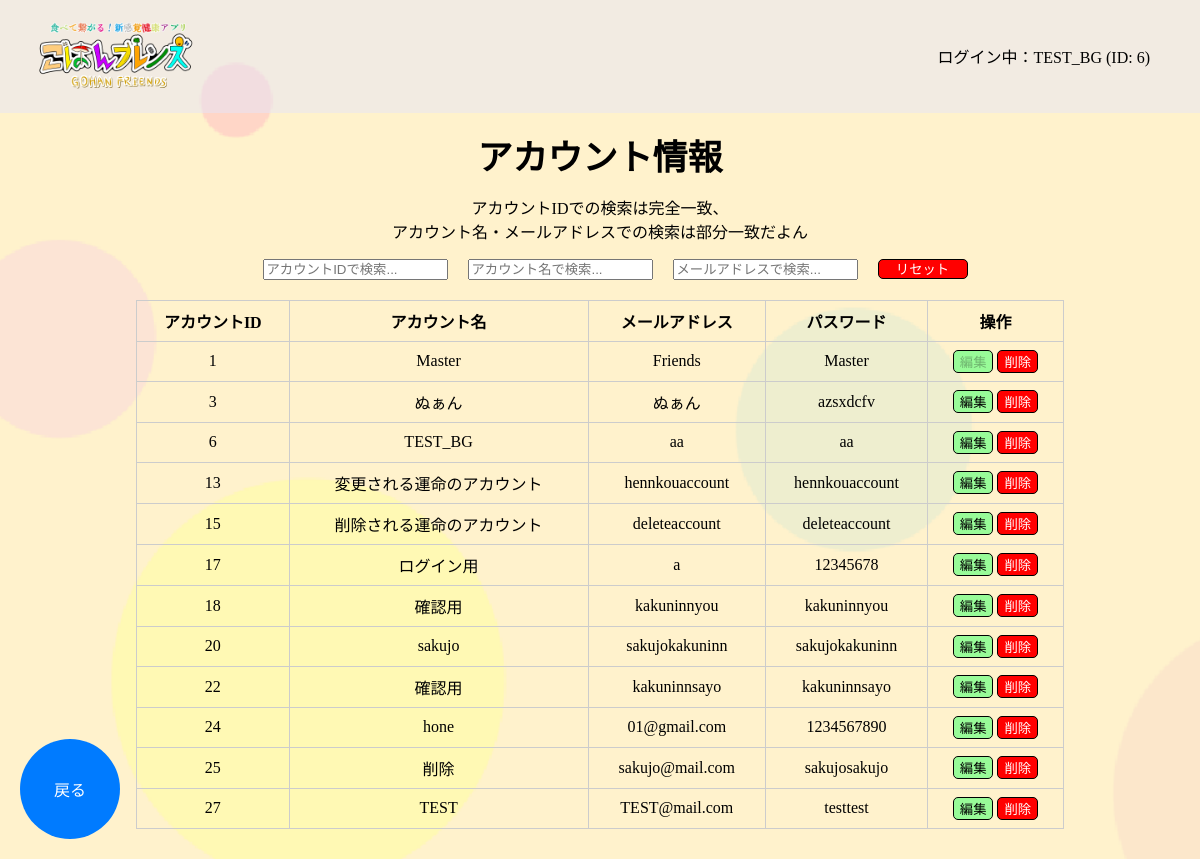
Screenshot of /master/account_look (signed in) with the database file from the repository.
### tables this page shows
CREATE TABLE ACCOUNT (
                        ACCOUNT_ID INTEGER PRIMARY KEY AUTOINCREMENT,
                        ACCOUNT_NAME TEXT NOT NULL,
                        MAIL TEXT NOT NULL,
                        PASS TEXT NOT NULL
                    );

### app.py (the view)
@app.route('/master/account_look')
def account_look():
    if 'account_name' in session:
        conn = get_db()
        cur = conn.cursor()
        cur.execute("SELECT ACCOUNT_ID, ACCOUNT_NAME, MAIL, PASS FROM ACCOUNT")
        accounts = cur.fetchall()
        cur.close()
        conn.close()
        return render_template('master/account_look.html', accounts=accounts)

### app.py (called while the page is built)
def get_db():
    conn = sqlite3.connect(DATABASE)
    return conn

@app.context_processor
def inject_account_info():
    return {
        'account_name': session.get('account_name'),
        'account_id': session.get('account_id')
    }

### templates/master/account_look.html (shortened to what this page needs)
{% extends 'base.html' %}
{% block content %}
<div class="main-contents">
    <p class="main-text">アカウント情報<br><div class="txt-center">アカウントIDでの検索は完全一致、<br>アカウント名・メールアドレスでの検索は部分一致だよん</div></p>
    <div style="display: flex; justify-content: center; align-items: center; margin-bottom: 20px;">
        <input type="text" id="searchAccountId" placeholder="アカウントIDで検索..." oninput="searchAccounts()">
        <input type="text" id="searchAccountName" placeholder="アカウント名で検索..." oninput="searchAccounts()">
        <input type="text" id="searchEmail" placeholder="メールアドレスで検索..." oninput="searchAccounts()">
        <button id="resetButton" type="button" onclick="resetSearch()" class="reset-button">リセット</button>
    </div>
    <div class="table-container">
        <table>
            <tr>
                <th>アカウントID</th>
                <th>アカウント名</th>
                <th>メールアドレス</th>
                <th>パスワード</th>
                <th>操作</th>
            </tr>
            {% for account in accounts %}
            <tr>
                <td>{{ account[0] }}</td>
                <td data-original="{{ account[1] }}">{{ account[1] }}</td>
                <td data-original="{{ account[2] }}">{{ account[2] }}</td>
                <td data-original="{{ account[3] }}">{{ account[3] }}</td>
                <td>
                    {% if account[0] == 1 %}
                    <button class="edit-button" type="button" disabled>編集</button>
                    <button class="delete-button" type="button" disabled>削除</button>
                    {% else %}
                    <button class="edit-button" type="button"
                        onclick="editRow(this.parentElement.parentElement)">編集</button>
                    <button class="delete-button" type="button"
                        onclick="showDeleteConfirmation(this.parentElement.parentElement)">削除</button>
                    {% endif %}
                </td>
            </tr>
            {% endfor %}
        </table>
    </div>
    <div class="back-button-container">
        <button id="back-button" onclick="location.href='{{ url_for('mainmenu') }}';" class="back-button">戻る</button>
    </div>
</div>
{% endblock %}

### templates/base.html (shortened to what this page needs)
<!DOCTYPE html>
<html lang="ja">
<head>
    <link rel="stylesheet" href="../../static/css/style.css">
</head>
<body background="{{ url_for('static', filename='img/background.png') }}" class="kabegami">
    <header class="clearfix">
        <img src="{{ url_for('static', filename='img/title.png') }}" class="header-logo">
    </header>
    <main>
        <div class="container">
            {% if account_name and account_id %}
                <p>ログイン中：{{ account_name }} (ID: {{ account_id }})</p>
            {% endif %}
        </div>
        {% block content %}{% endblock %}
    </main>
</body>
</html>

### static/css/style.css (style rules this page uses)
html, body { margin: 0; padding: 0; box-sizing: border-box; height: 100%; }
.kabegami { background-size: cover; }
header { display: flex; align-items: center; background-color: rgb(230,230,250,0.5); }
.header-logo { width: 200px; margin-left: 20px; margin-right: 20px; }
.clearfix::after { content: ""; clear: both; display: table; }
.container { display: flex; justify-content: right; align-items: center; height: 100%; padding-right: 10px; margin-top: -85px; margin-right:40px; }
.back-button-container { position: fixed; bottom: 20px; left: 20px; }
.back-button-container button { width: 100px; height: 100px; border-radius: 50%; border: none; background-color: #007BFF; color: white; font-size: 16px; display: flex; justify-content: center; align-items: center; cursor: pointer; transition: background-color 0.3s; }
.main-contents { padding-top: 70px; }
.reset-button { height:20px; width:90px; margin-left:20px; background-color:red; color:white; border-radius:5px; border: 1px solid black; line-height: 5px; text-align: center; cursor:pointer; }
.main-text { text-align: center; margin-top: -25px; margin-bottom: 15px; font-size: 35px; font-weight: bold; }
input { margin-left: 30px; }
.table-container { display: flex; justify-content: center; margin: 20px; }
table { border-collapse: collapse; width: 80%; }
.table-container table { margin-bottom: 30px; }
th, td { border: 1px solid #ccc; padding: 8px; text-align: center; }
#searchAccountName { margin-left:20px; }
#searchEmail { margin-left:20px; }
.txt-center { text-align: center; }
.edit-button { border-radius: 5px; background-color:palegreen; height:auto; min-width: auto; border: 1px solid black; display: inline-block; cursor: pointer; }
.delete-button { color:white; border-radius: 5px; background-color:red; height:auto; min-width: auto; border: 1px solid black; display: inline-block; cursor: pointer; }

### rows the page displays
ACCOUNT: ACCOUNT_NAME "TEST_BG", ACCOUNT_ID "6", MAIL "aa", PASS "aa", shows "編集"
ACCOUNT: ACCOUNT_ID "1", ACCOUNT_NAME "Master", MAIL "Friends", PASS "Master", shows "編集"
ACCOUNT: ACCOUNT_ID "3", ACCOUNT_NAME "ぬぁん", MAIL "ぬぁん", PASS "azsxdcfv", shows "編集"
ACCOUNT: ACCOUNT_ID "13", ACCOUNT_NAME "変更される運命のアカウント", MAIL "hennkouaccount", PASS "hennkouaccount", shows "編集"
ACCOUNT: ACCOUNT_ID "15", ACCOUNT_NAME "削除される運命のアカウント", MAIL "deleteaccount", PASS "deleteaccount", shows "編集"
ACCOUNT: ACCOUNT_ID "17", ACCOUNT_NAME "ログイン用", MAIL "a", PASS "12345678", shows "編集"
ACCOUNT: ACCOUNT_ID "18", ACCOUNT_NAME "確認用", MAIL "kakuninnyou", PASS "kakuninnyou", shows "編集"
ACCOUNT: ACCOUNT_ID "20", ACCOUNT_NAME "sakujo", MAIL "sakujokakuninn", PASS "sakujokakuninn", shows "編集"
ACCOUNT: ACCOUNT_ID "22", ACCOUNT_NAME "確認用", MAIL "kakuninnsayo", PASS "kakuninnsayo", shows "編集"
ACCOUNT: ACCOUNT_ID "24", ACCOUNT_NAME "hone", MAIL "01@gmail.com", PASS "1234567890", shows "編集"
ACCOUNT: ACCOUNT_ID "25", ACCOUNT_NAME "削除", MAIL "sakujo@mail.com", PASS "sakujosakujo", shows "編集"
ACCOUNT: ACCOUNT_ID "27", ACCOUNT_NAME "TEST", MAIL "TEST@mail.com", PASS "testtest", shows "編集"

### other values shown
{{ account_id }} "6"
